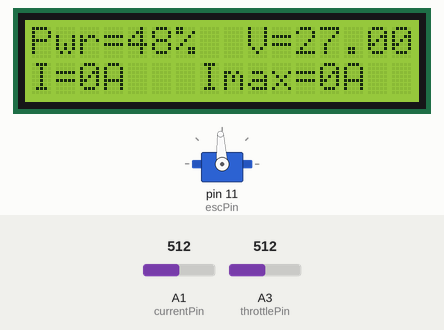
Recording of a sketch running on a simulated Arduino Uno, built with avr-gcc and run on an emulated ATmega328P. Parts: servo, 16×2 character LCD. Inputs (shaded band) come from the test bench; at power-on: A1 (currentPin) = 512, A3 (throttlePin) = 512.

Above: at 1.2 s.
1.3 s: A1 (currentPin) set to 464
At 2.5 s:
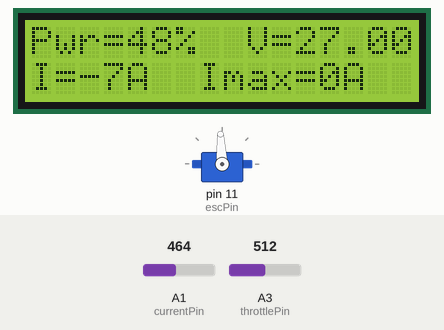
2.8 s: A1 (currentPin) set to 437
At 3.8 s:
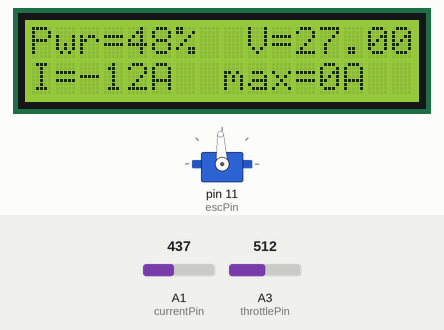
4.3 s: A3 (throttlePin) set to 716
At 5.9 s:
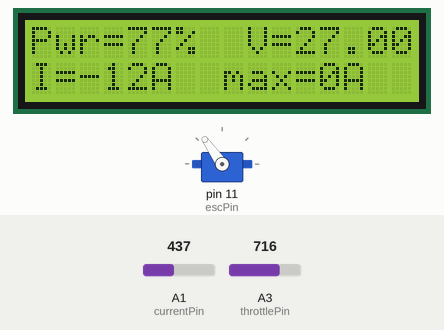
6.2 s: A3 (throttlePin) set to 900
At 7.8 s:
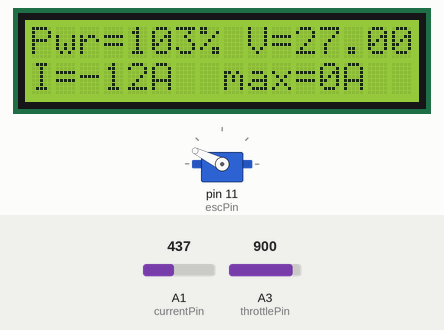
8.1 s: A3 (throttlePin) set to 1023
At 8.8 s:
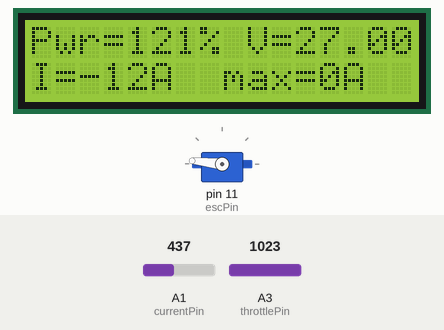
9.9 s: A3 (throttlePin) set to 306
At 10.7 s:
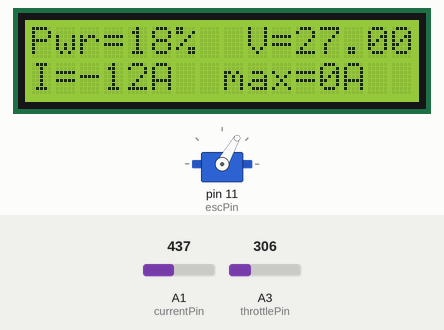
Timing chart, 0 to 12.4 s (numbered marks = the images above; inputs shaded):
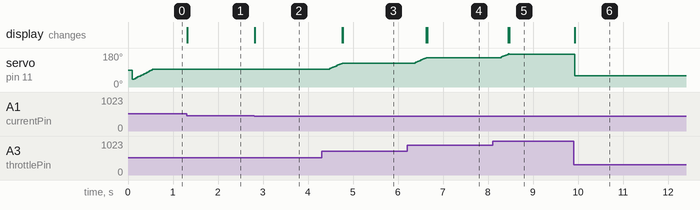

The sketch:

ElectricBikeSystem.ino
```cpp
// September 2017
// Electric Bike controller program
// Drives ESC to controll brushless motor
// With current and voltage sensor to manage power regulation to motor to prevent stalling
// Authors: Jason Armitage

#include <Wire.h>
#include <LCD.h>
#include <LiquidCrystal_I2C.h>
LiquidCrystal_I2C lcd(0x3F, 2, 1, 0, 4, 5, 6, 7, 3, POSITIVE); // Addr, En, Rw, Rs, d4, d5, d6, d7, backlighpin, polarity

//Include Servo Library to run the ESC
#include <Servo.h>
// change REFRESH_INTERVAL in servo.h to modify default 50Hz signal

int throttlePin = A3;  // read voltage from throttle
int voltagePin = A2;  // read voltage from power module
int currentPin = A1;  // read current from power module
int throttle=40;
int escPin = 11;
int value = 0;
int motorSpeedPcnt = 0;
int servoVal;
double wheelCirc = 2.19; //  wheel circumference in meters
double bikeSpeed = 0.00;
int rampSpeed = 200;  // time in milliseconds to delay ramping of acceleration

int lastThrottle = 480;  // track the current throttle level. 174 is the no throttle val
int maxAmps = 20;  // motor cannot draw more than this
int peakAmps = 40;  // peak current the hall sensor can read
int lastAmps = 0;
int highestAmps = 0;  // debug var to measure stall amps

double batteryVolts = 3.7;
int v=0;  // for testing
int i=0;

Servo ESC;

//####################################################################
int motorAmps() {
   // returns the number of amps the motor is drawing
   int amps;
   int sensorCurrent = 0;
   sensorCurrent = analogRead(currentPin);  // read current from sensor
//sensorCurrent = int(random(516,635));  // for debugging - replace with line above
   if (sensorCurrent > highestAmps) highestAmps = sensorCurrent;
   amps = map(sensorCurrent, 516, 778, 0, peakAmps);  // 778 is equiv to 40A

   lcd.setCursor(12, 1);
   lcd.print(map(highestAmps, 516, 1023, 0, 75));
   lcd.print("A ");

   lcd.setCursor(2, 1);
   lcd.print(amps);
   lcd.print("A  ");

   return amps;
}
//-------------------------------------------------------------
int batteryVoltage() {
   // returns the number of amps motor is drawing
   //int ratio = 10/110;
   batteryVolts  = analogRead(voltagePin);  // read voltage from sensor
   batteryVolts = map(batteryVolts, 0, 780, 0, 42);
   lcd.setCursor(11, 0);
   lcd.print(batteryVolts);
   lcd.print("V ");
   return batteryVolts;
}
//-------------------------------------------------------------
void setMotorSpeed(int throttleVal, int amps) {
    // based on the throttle value, set's the speed of the motor
    // provide throttle level and last amp reading
    // need the amp reading so we can record it along with throttle level
    int throttleLevel = 0;
    lastThrottle = throttleVal;  // set the last throttle position
    lastAmps = amps; // set the latest amp reading
    throttleLevel = map(throttleVal, 174, 870, 40, 150);
    ESC.write(throttleLevel);
    motorSpeedPcnt = map(throttleLevel, 40, 150, 0, 100);
    lcd.setCursor(4, 0);
    lcd.print(motorSpeedPcnt);
    lcd.print("% ");
}

//--------------------------------------------------------------
void accelerate(int targetThrottle) {
    // accelerate the bike to desired level
    // managing power as it ramps to prevent motor stall
    int level; // increasing throttle level as we accelerate
    int amps;
    int forwardAmp;
    int ampDiff = 0;
    int newThrottle;  // read new throttle level in case it changes
    level = lastThrottle;  // current throttle setting
    // slowly increase the power until we reach the desired level
    while (level < targetThrottle) {
         // get the amps flowing to motor
         amps = motorAmps();
         // compare the previous amp level to now
         ampDiff = abs(amps-lastAmps);
         // so estimate the value in the next increase
         forwardAmp = amps+(ampDiff*4); // look at level after next 4 periods - look further ahead
         // if the current draw is approaching maximum then back-off the throttle

         if (forwardAmp > (1.0*maxAmps)) {
            //slow down the acceleration
            // do this by stopping the acceleration and delay for a short while
            targetThrottle = level;
            delay(100);
            // change level very slightly
            level++;
            // after exiting this routine, if the throttle is still higher, this finction will
            // be called again and assess the amp accel rate which should have slowed after the delay
         } else {
            // increase level a bit more and send to motor
            level=level+10;  // slowly ramp up power to motor
         }
         // set motor Speed
         setMotorSpeed(level, amps);
    }
}

//--------------------------------------------------------------
float calcBikeSpeed(int pwm_value) {
     // determine the actual ground speed of the bike
     float wheelSpeed;
     wheelSpeed = wheelCirc * pwm_value * 60 * 3.6 ;  // speed in km/h
     return wheelSpeed;
}

//##################################################################
void setup() {
    Serial.begin(9600);
    // attach ESC output
    ESC.attach(escPin);
    // mainESC.attach(escPin, 900, 2100); - sets min, max pulse width in microseconds

    // set up the LCD's number of columns and rows:
    lcd.begin(16, 2);
    lcd.backlight();
    lcd.setCursor(0, 0);
    lcd.print("Pwr=");
    lcd.setCursor(0, 1);
    lcd.print("I=");
    lcd.setCursor(9, 0);
    lcd.print("V=");
    lcd.setCursor(7, 1);
    lcd.print("Imax=");
    v = batteryVoltage();  // move this - call occasionally - wont change often
    setMotorSpeed(174,0);  // give ESC a low-power signal
}
//#################################################################
void loop(){
    throttle = analogRead(throttlePin);
    i = motorAmps();
    if (throttle > (5+lastThrottle)) {  // built in hysteresis
      accelerate(throttle);
    } else if (throttle < lastThrottle) {
      // not accelerating - set speed directly
      setMotorSpeed(throttle,i);
      lastAmps = 0;  // reset amp monitor
    }
}
```

Measured:
- the behaviour switches between 451 and 450 on A1 (currentPin) (found by bisection; images 1 and 2)
- after the input at 1.3 s, the display: changes at once (image 1)
- after the input at 2.8 s, the display: changes at once (image 2)
- after the input at 4.3 s, servo on pin 11 (escPin): rises from 93° to 126° in 0.28 s, then falls to 125° in 0.01 s; the display: first changes after 0.46 s (image 3 shows a later state)
- after the input at 6.2 s, servo on pin 11 (escPin): rises from 125° to 155° in 0.25 s, then falls to 154° in 0.01 s; the display: first changes after 0.43 s (image 4 shows a later state)
- after the input at 8.1 s, servo on pin 11 (escPin): 154° → 174° after 0.19 s; the display: first changes after 0.35 s (image 5 shows a later state)
- after the input at 9.9 s, servo on pin 11 (escPin): 174° → 60° at once; the display: changes at once (image 6)
